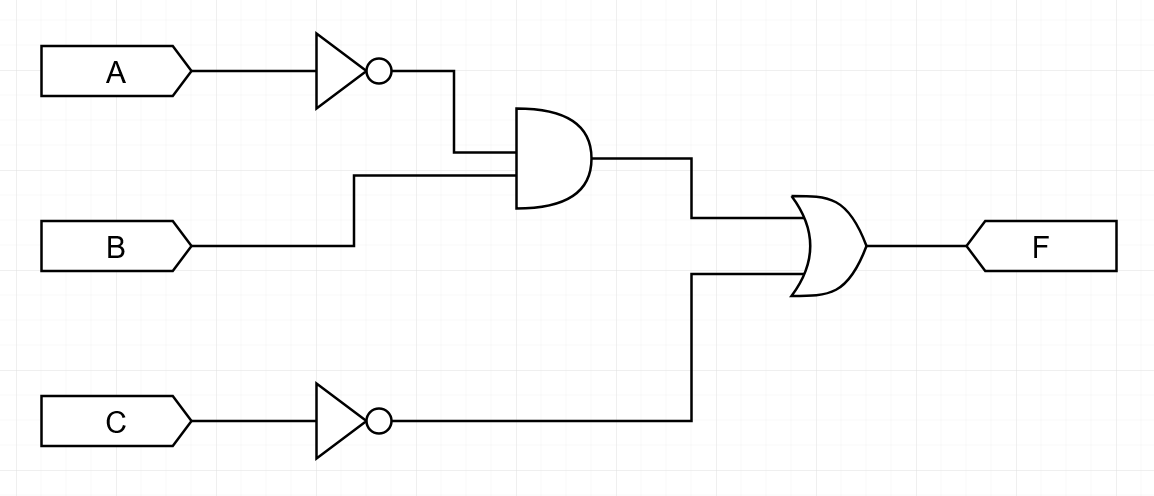
#> input picture 13_Timing_in_Non-Ideal_Circuits/3_critical_path_delay/critical.png, 1154 x 496 px
$ python critical_path_2.py
#> lines starting #> are read from the running program, lines starting #| are printed output that depends on the picture
### d2l/questionpool.py
#Doug Summerville, Binghamton University
#D2L Question Pool Class

import csv

class QuestionPool():

    def __init__(self,title="question pool",csvfname="pool.csv"):
        self.numberquestions=0
        self.csvfname=csvfname
        self.title=title
        self.questionlist=[]

    def add_question(self,question):
        assert question.checks_out()
        self.questionlist.append(question)
        self.numberquestions=self.numberquestions+1

    # [4 lines left out: function dump, not called in this run]

    def package(self):
        self.write_csv_file();

    def write_csv_file(self):
        with open( self.csvfname, 'w', newline='') as csvfile:
             writer=csv.writer( csvfile,delimiter=',',quotechar='"',quoting=csv.QUOTE_MINIMAL)
             for q in self.questionlist:
                 q.write_to_csv(writer,title=self.title)
                 writer.writerow([])

### d2l/question.py
#!/bin/python -B
#Doug Summerville, Binghamton University
#BlackBoard Question Classes

from random import shuffle
import re
from .sigfigs import regex_match_significant_digits

def html_attribute(text):
    is_html=re.compile(r"</?\s*[a-z-][^>]*\s*>|(\&(?:[\w\d]+|#\d+|#x[a-f\d]+);)")
    if is_html.match(text):
        return "HTML"
    else:
        return "NOT HTML"

class Question(object):
    def __init__(self,qtype="",title="",text="",points=10,difficulty=1):
        self.set_type(qtype)
        self.set_title(title)
        self.set_question_text(text)
        self.set_points(points)
        self.set_difficulty(difficulty)
        self.answers=[]
        self.shuffle=False;

    def add_image(self,image):
        self.Image=(image)

    def add_hint(self,text):
        self.Hint=(text,html_attribute(text))

    def add_feedback(self,text):
        self.Feedback=(text,html_attribute(text))

    def set_title(self,title):
        self.Title=(title)

    def title(self):
        return self.Title

    def set_type(self,qtype):
        assert( qtype in {"TF","MC","SA","NSA","M","MS"} )
        self.NewQuestion=qtype

    def type(self):
        return self.NewQuestion

    def set_question_text(self,text):
        self.QuestionText=(text,html_attribute(text))

    def text(self):
        return self.QuestionText

    def set_points(self,points):
        self.Points=points

    def points(self):
        return self.Points

    def set_difficulty(self,difficulty):
        self.Difficulty=difficulty

    def difficulty(self):
        return self.Difficulty

    # [7 lines left out: function dump, not called in this run]

    def write_to_csv(self,writer,title=""):
        if title != "":
            self.set_title(title)
        for m in ("NewQuestion","Title","QuestionText","Points","Difficulty","Image","Hint","Feedback"):
            if m == "answers":
                continue
            if not hasattr(self,m):
                continue
            if type(getattr(self,m)) is tuple:
                writer.writerow([m]+list(getattr(self,m)))
            else:
                writer.writerow([m]+[getattr(self,m)])
        if self.shuffle:
            shuffle(self.answers)
        for a in self.answers:
            writer.writerow(a)
        writer.writerow([])

    def checks_out(self):
        if not self.answers: #has at least one answer
            return False
        return True

class TFQuestion(Question):
    def __init__(self,text="",points=10,difficulty=1,title=""):
        super().__init__("TF",title,text,points,difficulty)
    # [7 lines left out: function add_answer, not called in this run]

#todo verify that one answer is 100 and others are 0-99
class MCQuestion(Question):
    # [4 lines left out: function __init__, not called in this run]
    def add_answer(self,text="",points=0):
            self.answers.append(("OPTION",points,text,"HTML"))

#todo verify that one answer is 100 and others are 0-99
class MSQuestion(Question):
    # [4 lines left out: function __init__, not called in this run]
    def add_answer(self,text="",is_correct=True):
            self.answers.append(("OPTION",1 if is_correct else 0,text,"HTML"))

class SAQuestion(Question):
    def __init__(self,text="",points=10,difficulty=1,title=""):
        super().__init__("SA",title,text,points,difficulty)
    def add_answer(self,text="",points=100,is_regex=False):
        if is_regex:
            self.answers.append(("ANSWER",points,text,"regexp"))
        else:
            self.answers.append(("ANSWER",points,text))

class NSAQuestion(Question):
    def __init__(self,text="",points=10,difficulty=1,title=""):
        super().__init__("NSA",title,text,points,difficulty)
    def add_answer(self,value=1.0, sigfigs=2, exact=False ,points=100):
            text = regex_match_significant_digits(value, sigfigs, exact )
            self.answers.append(("ANSWER",points,text,"regexp"))

class MQuestion(Question):
    def __init__(self,text="",points=10,difficulty=1,title="",shuffle=False):
        super().__init__("M",title,text,points,difficulty)
        self.shuffle=shuffle
    def add_answer(self,match="",choice="",points=10):
        assert choice, "Must specify choice value"
        self.answers.append((match,choice))
    # [23 lines left out: function write_to_csv, not called in this run]

#//ORDERING QUESTION TYPE
#//Items must include text in column2
#NewQuestion O
#ID  CHEM110-240
#Title   This is an ordering question
#QuestionText    This is the question text for O1
#Points  2
#Difficulty  2
#Scoring RightMinusWrong
#Image   images/O1.jpg
#Item    This is the text for item 1 NOT HTML    This is feedback for option 1
#Item    This is the text for item 2 HTML    This is feedback for option 2
#Hint    This is the hint text
#Feedback    This is the feedback text

### 13_Timing_in_Non-Ideal_Circuits/3_critical_path_delay/critical_path_2.py
import d2l
from PIL import Image, ImageDraw, ImageFont

pool = d2l.QuestionPool("Critical Path", "critical.csv")
question_text = f'<p>What is the <b>critical path delay</b> of the following <b>non-ideal</b> circuit?</p>'
feedback = "Consider the longest possible path."

variants = [
    {"name": "A", "not_delay": 1, "and_delay": 2, "or_delay": 2},
    {"name": "B", "not_delay": 1, "and_delay": 3, "or_delay": 3},
    {"name": "C", "not_delay": 3, "and_delay": 4, "or_delay": 5},
    {"name": "D", "not_delay": 3, "and_delay": 2, "or_delay": 1},
]

# Coordinates of where to label each gate (from top left)
not_coords = [(348, 132), (348, 470)]
and_coords = [(546, 234)]
or_coords  = [(820, 325)]

for variant in variants:

    # Make copies of the diagram with
    pic = Image.open("critical.png")
#> pic is the input picture: PIL image 1154x496 RGBA; mean R, G, B, A 249.2, 249.2, 249.2, 255
    drawer = ImageDraw.Draw(pic)
    font = ImageFont.truetype("calibri.ttf", 25)
    image_copy_name = f"critical_{variant['name']}.png"

    # Draw label centered on coords
    for coords in not_coords:
        drawer.text(coords, f"{variant['not_delay']} ns", anchor="mm", font=font, fill='black')
    for coords in and_coords:
        drawer.text(coords, f"{variant['and_delay']} ns", anchor="mm", font=font, fill='black')
    for coords in or_coords:
        drawer.text(coords, f"{variant[ 'or_delay']} ns", anchor="mm", font=font, fill='black')

    # critical_A.png, etc.
    pic.save(image_copy_name)
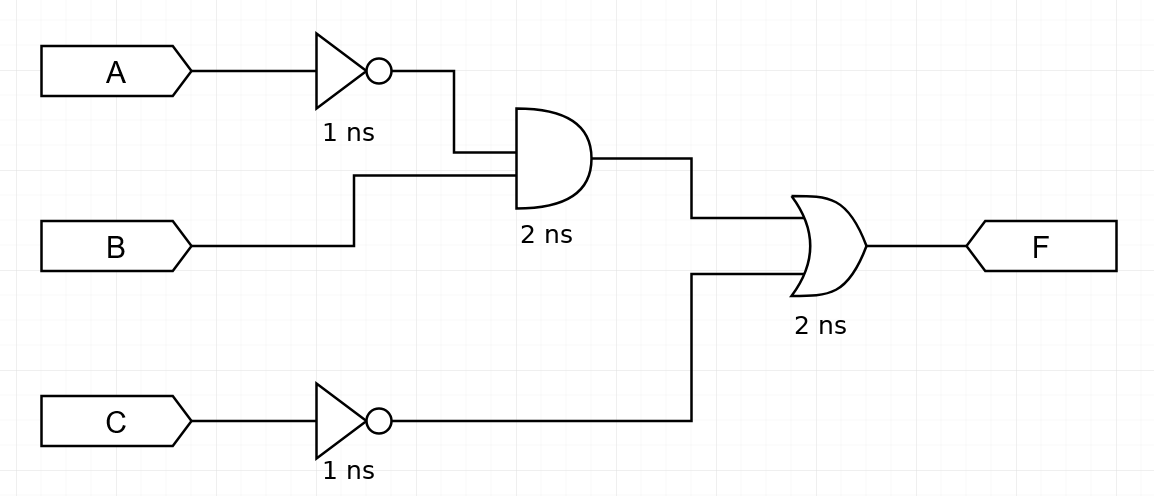
#> saved as critical_A.png: PIL image 1154x496 RGBA; mean R, G, B, A 248.8, 248.8, 248.8, 255

    ans = variant['not_delay'] + variant['or_delay'] + variant["and_delay"]

    question = d2l.SAQuestion(question_text, title=f"Critical Path (variant {variant['name']})")

    # Start of string, any spaces, answer, any spaces, ns, any spaces, end of string
    regex_ans = f"^\\s*({ans})\\s*(ns)*\\s*$"

    question.add_image(f"/imagepools/quantumbeef/{image_copy_name}")
    question.add_answer(regex_ans, is_regex = True)
    question.add_feedback(feedback)
    pool.add_question(question)

# pool.dump()
pool.package()
